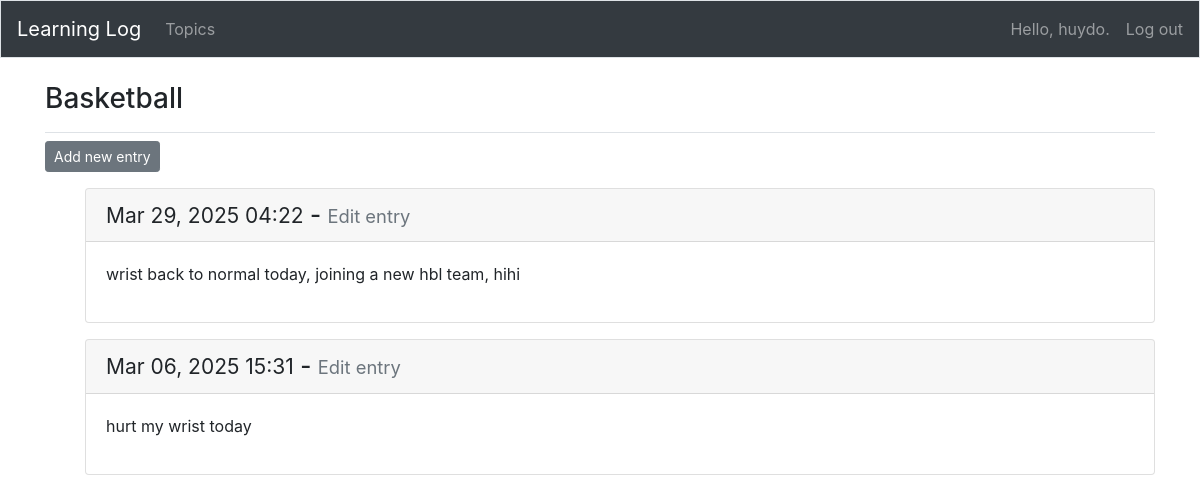
The page /topics/3/ (signed in) on the database its author committed.
### learning_logs/models.py (models this page shows, shortened)
class Topic(models.Model):
    text = models.CharField(max_length=200)
    date_added = models.DateTimeField(auto_now_add=True)
    owner = models.ForeignKey(User, on_delete=models.CASCADE)
    def __str__(self):
        """This is just like toString() in Java"""
        return self.text

class Entry(models.Model):
    topic = models.ForeignKey(Topic, on_delete=models.CASCADE)
    text = models.TextField()
    date_added = models.DateTimeField(auto_now_add=True)
    class Meta:
        verbose_name_plural = 'entries'

### learning_logs/views.py (the view)
# urls.py: path('topics/<int:topic_id>/', views.topic, name='topic'),
@login_required
def topic(request, topic_id):
    topic = Topic.objects.get(id=topic_id)
    if topic.owner != request.user:
        raise Http404
    entries = topic.entry_set.order_by('-date_added')
    context = {'topic' : topic, 'entries' : entries} # Pass data to template
    return render(request, 'learning_logs/topic.html', context)

### learning_logs/templates/learning_logs/topic.html
{% extends "learning_logs/base.html" %}
{% block page_header %}
    <h3>{{ topic }}</h3>
{% endblock page_header %}
{% block content %}
    <p>
        <a class="btn btn-sm btn-secondary" href="{% url 'learning_logs:new_entry' topic.id %}" role="button">Add new entry</a>
    </p>
    <ul>
        {% for entry in entries %}
            <div class="card mb-3">
                <h4 class="card-header">
                    <small>{{ entry.date_added|date:'M d, Y H:i' }}</small> -
                    <small><a href="{% url 'learning_logs:edit_entry' entry.id %}" class="text-muted small">Edit entry</a></small>
                </h4>
                <div class="card-body">
                    {{ entry.text|linebreaks }}
                </div>
            </div>
        {% empty %}
            <li>There are no entries for this topic yet.</li>
        {% endfor %}
    </ul>
{% endblock content %}

### learning_logs/templates/learning_logs/base.html (shortened to what this page needs)
{% load bootstrap4 %}
<!DOCTYPE html>
<html lang="en">
<head>
    {% bootstrap_css %}
</head>
<body>
<nav class="navbar navbar-expand-md navbar-dark bg-dark mb-4 border">
    <a class="navbar-brand" href="{% url 'learning_logs:index' %}">Learning Log</a>
    <div class="collapse navbar-collapse" id="navbarCollapse">
        <ul class="navbar-nav mr-auto">
            <li class="nav-item">
                <a class="nav-link" href="{% url 'learning_logs:topics' %}">Topics</a>
            </li>
        </ul>
        <ul class="navbar-nav ml-auto">
            {% if user.is_authenticated %}
                <li class="nav-item">
                    <span class="navbar-text mr-3">Hello, {{ user.username }}.</span>
                </li>
                <li class="nav-item">
                    <form method="post" action="{% url 'users:logout' %}">
                        <button type="submit" class="nav-link "
                                style="padding: 0; border: none; background: none; margin-top: 8px">
                            Log out
                        </button>
                    </form>
                </li>
            {% endif %}
        </ul>
    </div>
</nav>
<main role="main" class="container">
    <div class="pb-2 mb-2 border-bottom">
        {% block page_header %}{% endblock page_header %}
    </div>
    <div>
        {% block content %}{% endblock content %}
    </div>
</main>
</body>
</html>

### rows shown on the page
Topic: text "Basketball"
Entry: date_added "Mar 29, 2025 04:22", text "wrist back to normal today, joining a new hbl team, hihi"
Entry: date_added "Mar 06, 2025 15:31", text "hurt my wrist today"

### other values the page prints
{{ user.username }} "huydo"
